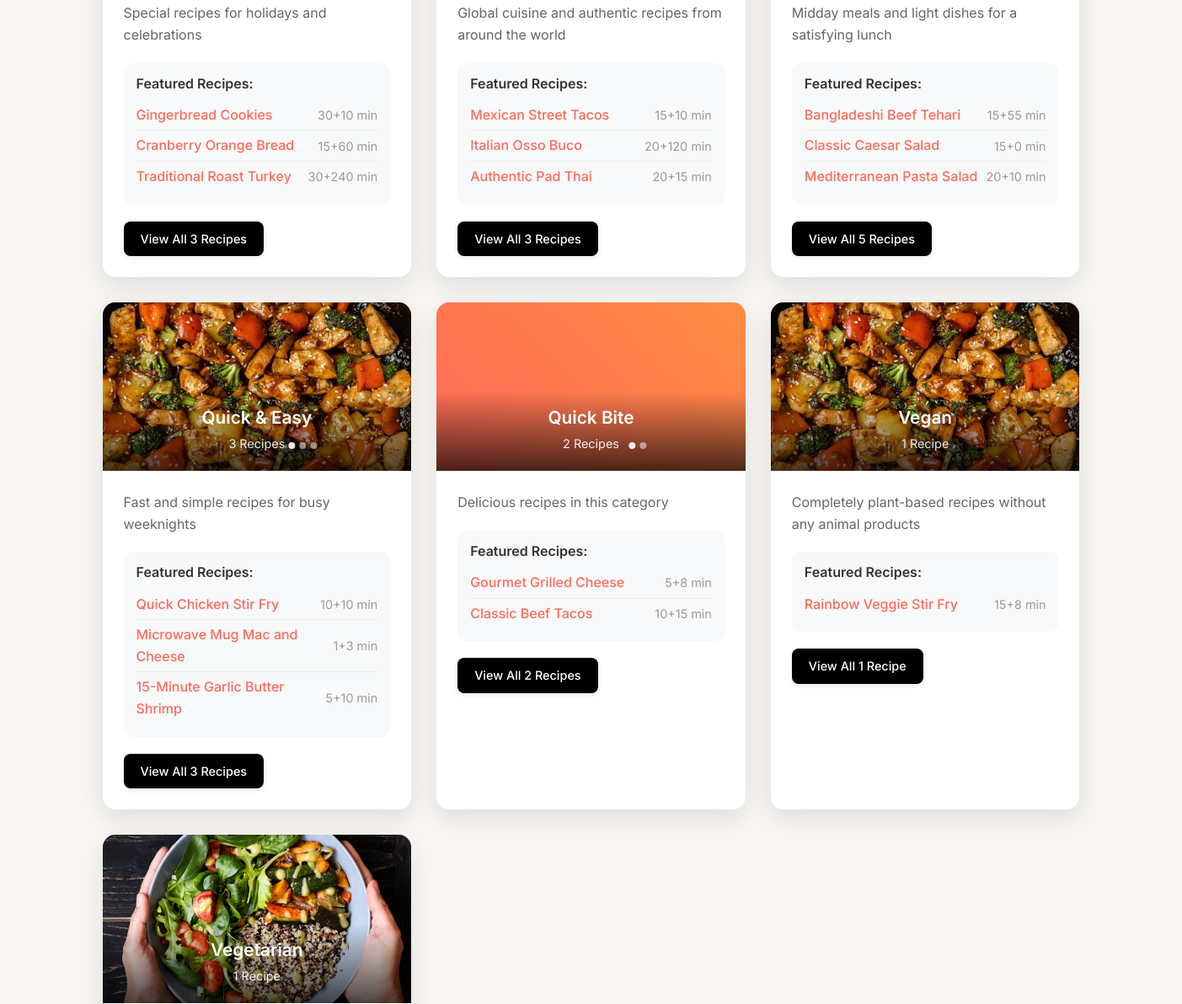
Before: /recipes/categories/ (middle part) with the older database file.
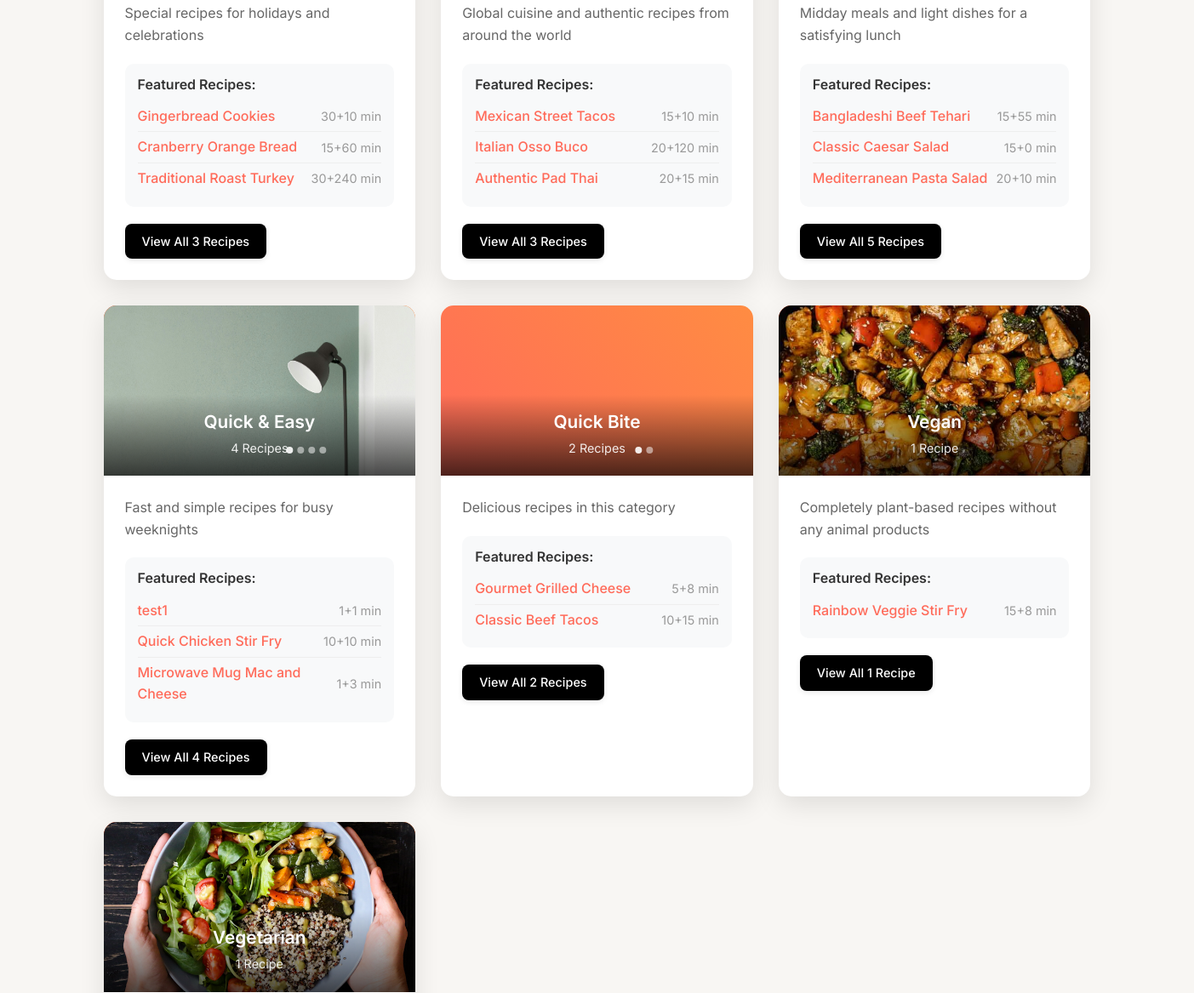
After: the same page with the newer database file.
### recipes/models.py (models this page shows, shortened)
class Category(models.Model):
    name = models.CharField(max_length=100)
    slug = models.SlugField(unique=True)
    description = models.TextField(blank=True)
    image = models.ImageField(upload_to='categories/', blank=True, null=True)
    created_at = models.DateTimeField(auto_now_add=True)
    class Meta:
        verbose_name_plural = "Categories"

class Recipe(models.Model):
    DIFFICULTY_CHOICES = [
        ('easy', 'Easy'),
        ('medium', 'Medium'),
        ('hard', 'Hard'),
    ]
    title = models.CharField(max_length=200)
    slug = models.SlugField(unique=True)
    description = models.TextField()
    ingredients = models.TextField()
    instructions = models.TextField()
    prep_time = models.IntegerField(help_text="Preparation time in minutes")
    cook_time = models.IntegerField(help_text="Cooking time in minutes")
    servings = models.IntegerField()
    difficulty = models.CharField(max_length=10, choices=DIFFICULTY_CHOICES)
    category = models.ForeignKey(Category, on_delete=models.CASCADE)
    image = models.ImageField(upload_to='recipes/', blank=True, null=True)
    author = models.ForeignKey(User, on_delete=models.CASCADE)
    featured = models.BooleanField(default=False)
    created_at = models.DateTimeField(auto_now_add=True)
    updated_at = models.DateTimeField(auto_now=True)

### recipes/views.py (the view)
# urls.py: path('categories/', views.category_list, name='category_list'),
def category_list(request):
    categories = Category.objects.all().order_by('name')
    categories_with_recipes = []
    for category in categories:
        category_recipes = Recipe.objects.filter(category=category).order_by('-created_at')
        sample_recipes = category_recipes[:5]  # Get up to 5 for carousel
        display_recipes = category_recipes[:3]  # Limit to 3 for display list
        categories_with_recipes.append({
            'category': category,
            'recipe_count': category_recipes.count(),
            'sample_recipes': sample_recipes,  # For carousel
            'display_recipes': display_recipes  # For text list
        })
    return render(request, 'recipes/category_list.html', {
        'categories_with_recipes': categories_with_recipes,
        'categories': categories,  # Keep for backward compatibility
        'active_page': 'categories'
    })

### templates/recipes/category_list.html (shortened to what this page needs)
{% extends 'base.html' %}
{% load static %}
{% block content %}
<div class="container">
    <div class="categories-grid">
        {% for category_data in categories_with_recipes %}
        {% with category=category_data.category %}
        <div class="category-card">
            <div class="category-image">
                {% if category.image %}
                    <img src="{{ category.image.url }}" alt="{{ category.name }}">
                {% elif category_data.sample_recipes %}
                    <div class="recipe-carousel" data-category="{{ category.id }}">
                        {% for recipe in category_data.sample_recipes %}
                            {% if recipe.image %}
                                {% load static %}
                                {% if recipe.image.name|slice:":8" == "recipes/" %}
                                    <img src="{{ recipe.image.url }}" alt="{{ recipe.title }}" class="carousel-image{% if forloop.first %} active{% endif %}">
                                {% else %}
                                    <img src="{% static recipe.image %}" alt="{{ recipe.title }}" class="carousel-image{% if forloop.first %} active{% endif %}">
                                {% endif %}
                            {% endif %}
                        {% endfor %}
                        {% if category_data.sample_recipes|length > 1 %}
                            <div class="carousel-indicators">
                                {% for recipe in category_data.sample_recipes %}
                                    {% if recipe.image %}
                                        <span class="indicator{% if forloop.first %} active{% endif %}" data-slide="{{ forloop.counter0 }}"></span>
                                    {% endif %}
                                {% endfor %}
                            </div>
                        {% endif %}
                    </div>
                {% else %}
                    <div class="placeholder-image">🍽️</div>
                {% endif %}
                <div class="category-overlay">
                    <h3 class="category-title">{{ category.name }}</h3>
                    <span class="recipe-count">{{ category_data.recipe_count }} Recipe{{ category_data.recipe_count|pluralize }}</span>
                </div>
            </div>
            <div class="category-content">
                <p>{{ category.description|default:"Delicious recipes in this category" }}</p>
                {% if category_data.display_recipes %}
                    <div class="sample-recipes">
                        <h4>Featured Recipes:</h4>
                        <ul class="recipe-list">
                            {% for recipe in category_data.display_recipes %}
                            <li class="recipe-item">
                                <a href="{% url 'recipes:recipe_detail' recipe.slug %}">{{ recipe.title }}</a>
                                <span class="recipe-time">{{ recipe.prep_time }}+{{ recipe.cook_time }} min</span>
                            </li>
                            {% endfor %}
                        </ul>
                    </div>
                {% endif %}
                {% if category.slug %}
                    <a href="{% url 'recipes:category_detail' category.slug %}" class="btn btn-primary">
                        View All {{ category_data.recipe_count }} Recipe{{ category_data.recipe_count|pluralize }}
                    </a>
                {% else %}
                    <span class="btn btn-disabled">No recipes available</span>
                {% endif %}
            </div>
        </div>
        {% endwith %}
        {% empty %}
        <div class="no-categories">
            <h3>No categories available yet</h3>
            <p>Check back later for recipe categories!</p>
        </div>
        {% endfor %}
    </div>
</div>
{% endblock %}

### templates/base.html (shortened to what this page needs)
{% load static %}
<!DOCTYPE html>
<html lang="en">
<head>
  <link href="https://cdn.jsdelivr.net/npm/bootstrap@5.3.0/dist/css/bootstrap.min.css" rel="stylesheet">
  <link rel="stylesheet" href="https://cdnjs.cloudflare.com/ajax/libs/font-awesome/6.4.0/css/all.min.css"/>
  <link rel="stylesheet" href="{% static 'css/styles.css' %}">
  <link rel="stylesheet" href="{% static 'css/navbar_footer.css' %}">
</head>
<body>
  {% block content %}{% endblock %}
</body>
</html>

### static/css/styles.css (style rules this page uses)
.btn.btn-primary { background: #000; color: #fff; border: none; box-shadow: 0 2px 6px rgba(0,0,0,0.09); }
* { margin: 0; padding: 0; box-sizing: border-box; }
body { font-family: 'Inter', sans-serif; line-height: 1.6; color: #333; background-color: #f8f6f3; }
.btn { text-decoration: none; padding: 0.75rem 1.5rem; border-radius: 8px; font-weight: 500; font-size: 0.9rem; transition: all 0.3s ease; border: 2px solid transparent; cursor: pointer; display: inline-block; }
.btn-primary { background: #e85a4f; color: white; border-color: #e85a4f; }

### static/css/navbar_footer.css (style rules this page uses)
.btn.btn-primary { background: #000; color: #fff; border: none; box-shadow: 0 2px 6px rgba(0,0,0,0.09); }
.btn-primary { background: #000 !important; border-color: #000 !important; border-radius: 8px !important; font-weight: 500 !important; }

### templates/recipes/category_list.html (style rules this page uses)
.container { max-width: 1200px; margin: 0 auto; padding: 40px 20px; }
.categories-grid { display: grid; grid-template-columns: repeat(auto-fit, minmax(300px, 1fr)); gap: 30px; }
.category-card { background: white; border-radius: 15px; overflow: hidden; box-shadow: 0 10px 30px rgba(0,0,0,0.1); transition: transform 0.3s ease; }
.category-image { height: 200px; background: linear-gradient(45deg, #ff6b5a, #ff8c42); display: flex; align-items: center; justify-content: center; position: relative; overflow: hidden; }
.category-image img { width: 100%; height: 100%; object-fit: cover; }
.recipe-carousel { width: 100%; height: 100%; position: relative; overflow: hidden; }
.carousel-image { width: 100%; height: 100%; object-fit: cover; position: absolute; top: 0; left: 0; opacity: 0; transition: opacity 1s ease-in-out; background: linear-gradient(45deg, #ff6b5a, #ff8c42); }
.carousel-image.active { opacity: 1; }
.carousel-indicators { position: absolute; bottom: 10px; left: 50%; transform: translateX(-50%); display: flex; gap: 5px; z-index: 10; }
.indicator { width: 8px; height: 8px; border-radius: 50%; background: rgba(255, 255, 255, 0.5); cursor: pointer; transition: background 0.3s ease; }
.indicator.active { background: rgba(255, 255, 255, 0.9); }
.category-overlay { position: absolute; bottom: 0; left: 0; right: 0; background: linear-gradient(transparent, rgba(0,0,0,0.7)); color: white; padding: 20px; text-align: center; }
.category-title { font-size: 1.3rem; font-weight: 600; margin: 0 0 5px 0; transition: transform 0.3s ease; }
.recipe-count { font-size: 0.9rem; opacity: 0.9; }
.category-content { padding: 25px; }
.category-content p { color: #666; margin-bottom: 20px; }
.sample-recipes { margin-bottom: 20px; padding: 15px; background: #f8f9fa; border-radius: 10px; }
.sample-recipes h4 { font-size: 1rem; color: #333; margin-bottom: 10px; font-weight: 600; }
.recipe-list { list-style: none; padding: 0; margin: 0; }
.recipe-item { display: flex; justify-content: space-between; align-items: center; padding: 5px 0; border-bottom: 1px solid #eee; }
.recipe-item:last-child { border-bottom: none; }
.recipe-item a { color: #ff6b5a; text-decoration: none; font-weight: 500; flex: 1; }
.recipe-time { color: #999; font-size: 0.9rem; font-weight: 400; }
.btn { display: inline-block; padding: 10px 20px; background: #ff6b5a; color: white; text-decoration: none; border-radius: 25px; font-weight: 600; transition: background 0.3s ease; }

Changed rows visible on the page:
computed for Category "Quick & Easy": recipe_count "3" → "4"; loses Recipe (image (picture), title "Quick Chicken Stir Fry", prep_time "10", cook_time "10"); loses Recipe (title "15-Minute Garlic Butter Shrimp", prep_time "5", cook_time "10")
added Recipe: image (picture), title "test1", prep_time "1", cook_time "1", shown under Category "Quick & Easy"
